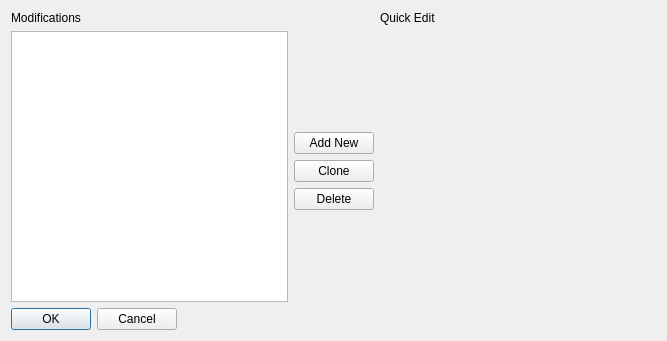
<?xml version="1.0" encoding="UTF-8"?>
<ui version="4.0">
 <class>CVehicleModificationDialog</class>
 <widget class="QDialog" name="CVehicleModificationDialog">
  <property name="geometry">
   <rect>
    <x>0</x>
    <y>0</y>
    <width>667</width>
    <height>341</height>
   </rect>
  </property>
  <property name="windowTitle">
   <string>Vehicle Modifications</string>
  </property>
  <layout class="QHBoxLayout" name="horizontalLayout_2">
   <item>
    <layout class="QVBoxLayout" name="verticalLayout">
     <item>
      <widget class="QLabel" name="label">
       <property name="text">
        <string>Modifications</string>
       </property>
       <property name="alignment">
        <set>Qt::AlignLeading|Qt::AlignLeft|Qt::AlignTop</set>
       </property>
      </widget>
     </item>
     <item>
      <widget class="QListView" name="m_modList">
       <property name="sizePolicy">
        <sizepolicy hsizetype="Preferred" vsizetype="Expanding">
         <horstretch>0</horstretch>
         <verstretch>0</verstretch>
        </sizepolicy>
       </property>
      </widget>
     </item>
     <item>
      <layout class="QHBoxLayout" name="horizontalLayout">
       <item>
        <widget class="QDialogButtonBox" name="buttonBox">
         <property name="standardButtons">
          <set>QDialogButtonBox::Cancel|QDialogButtonBox::Ok</set>
         </property>
        </widget>
       </item>
       <item>
        <spacer name="horizontalSpacer">
         <property name="orientation">
          <enum>Qt::Horizontal</enum>
         </property>
         <property name="sizeHint" stdset="0">
          <size>
           <width>40</width>
           <height>20</height>
          </size>
         </property>
        </spacer>
       </item>
      </layout>
     </item>
    </layout>
   </item>
   <item>
    <layout class="QVBoxLayout" name="verticalLayout_2">
     <item>
      <spacer name="verticalSpacer_2">
       <property name="orientation">
        <enum>Qt::Vertical</enum>
       </property>
       <property name="sizeHint" stdset="0">
        <size>
         <width>20</width>
         <height>40</height>
        </size>
       </property>
      </spacer>
     </item>
     <item>
      <widget class="QPushButton" name="m_buttonNew">
       <property name="text">
        <string>Add New</string>
       </property>
      </widget>
     </item>
     <item>
      <widget class="QPushButton" name="m_buttonClone">
       <property name="text">
        <string>Clone</string>
       </property>
      </widget>
     </item>
     <item>
      <widget class="QPushButton" name="m_buttonDelete">
       <property name="text">
        <string>Delete</string>
       </property>
      </widget>
     </item>
     <item>
      <spacer name="verticalSpacer">
       <property name="orientation">
        <enum>Qt::Vertical</enum>
       </property>
       <property name="sizeHint" stdset="0">
        <size>
         <width>20</width>
         <height>40</height>
        </size>
       </property>
      </spacer>
     </item>
    </layout>
   </item>
   <item>
    <layout class="QVBoxLayout" name="verticalLayout_3">
     <item>
      <widget class="QLabel" name="label_2">
       <property name="text">
        <string>Quick Edit</string>
       </property>
       <property name="alignment">
        <set>Qt::AlignLeading|Qt::AlignLeft|Qt::AlignTop</set>
       </property>
      </widget>
     </item>
     <item>
      <widget class="ReflectedPropertyControl" name="m_propsCtrl" native="true">
       <property name="sizePolicy">
        <sizepolicy hsizetype="Expanding" vsizetype="Expanding">
         <horstretch>0</horstretch>
         <verstretch>0</verstretch>
        </sizepolicy>
       </property>
      </widget>
     </item>
    </layout>
   </item>
  </layout>
 </widget>
 <customwidgets>
  <customwidget>
   <class>ReflectedPropertyControl</class>
   <extends>QWidget</extends>
   <header>Controls/ReflectedPropertyControl/ReflectedPropertyCtrl.h</header>
   <container>1</container>
  </customwidget>
 </customwidgets>
 <resources/>
 <connections/>
</ui>
